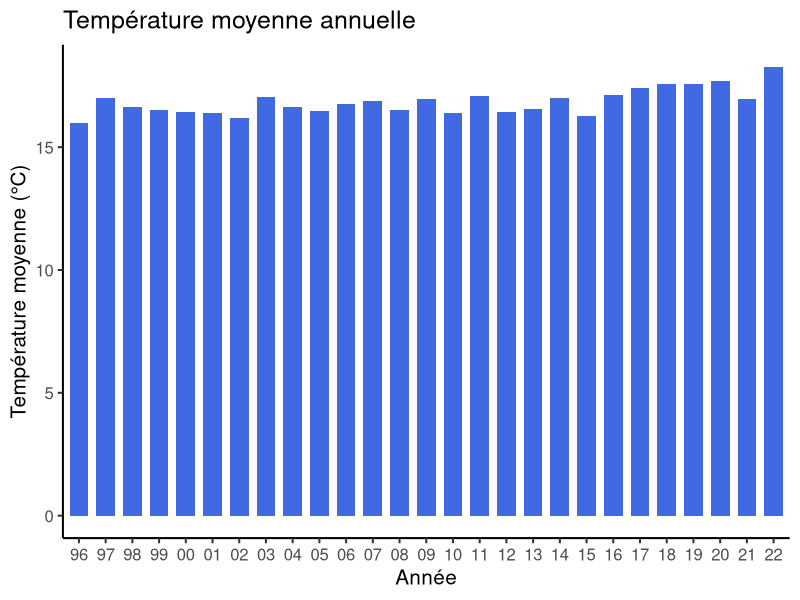
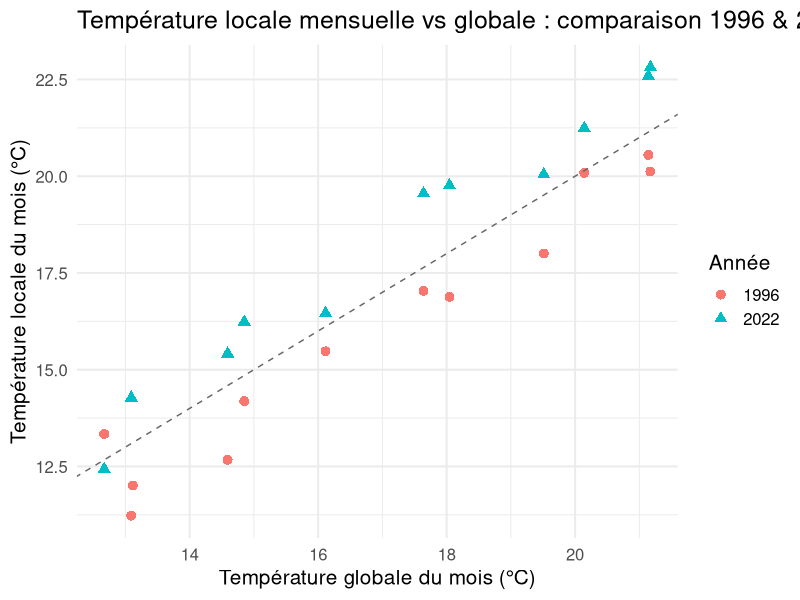
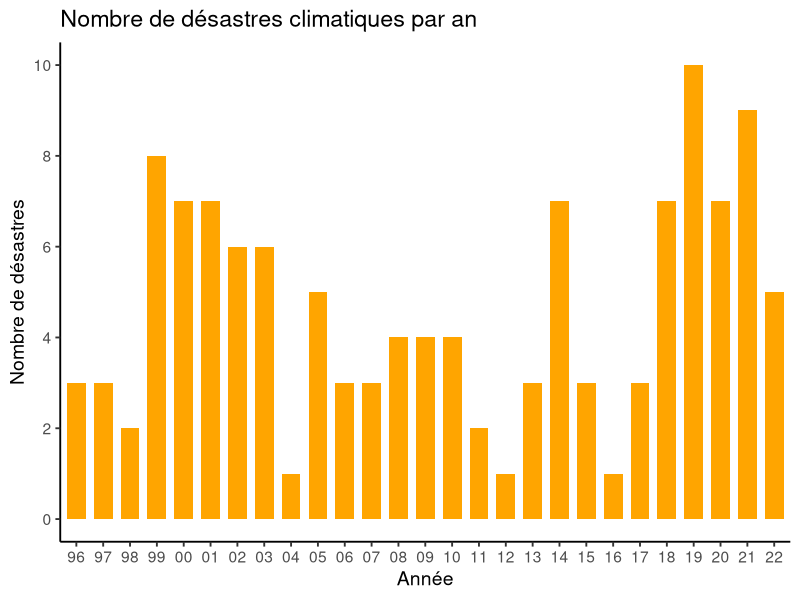
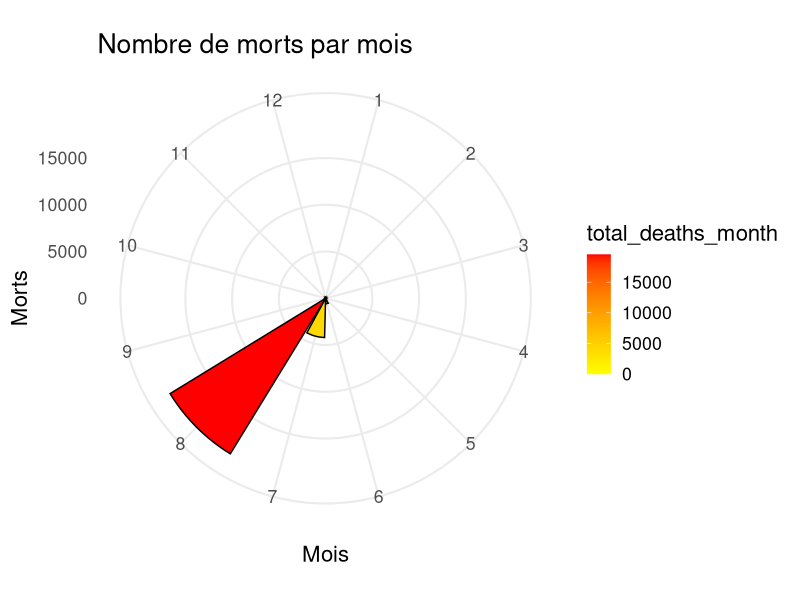
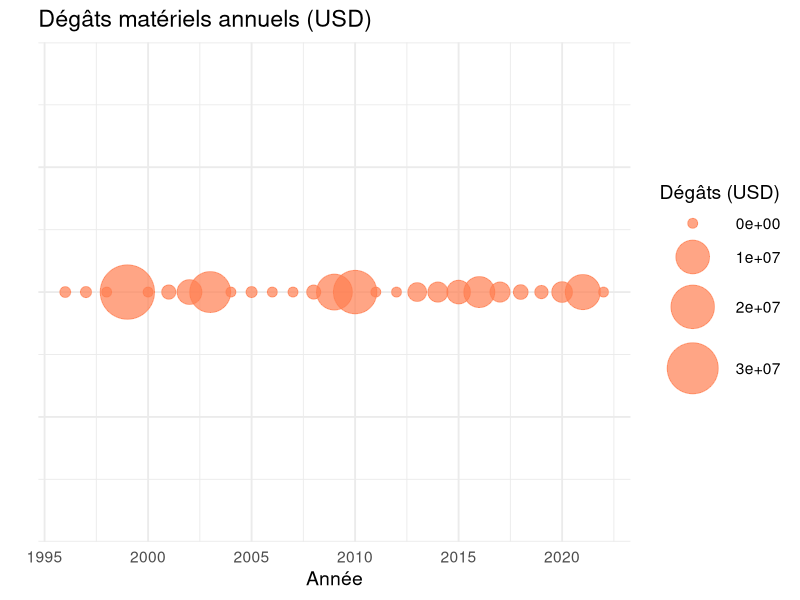

Write R code to recreate these figures, in order.
## ---- chunk 1
library(tidyverse) ; # loads core libraries for data manipulation
## ---- chunk 2
chemin_fichier <- "D:/Users/Maxence/Documents/M1 IREF/quarto-meteo-france/donnee et data frame final/final_dataframe.csv"

final_dataframe <- read_csv("donnee et data frame final/final_dataframe.csv") ; # loads csv

head(final_dataframe)
## ---- chunk 3
library(dplyr)
library(ggplot2)
## ---- chunk 4
df_temp_annuelle <- final_dataframe %>%
  group_by(year) %>%
  summarise(mean_celsius_year = mean(mean_celsius, na.rm = TRUE))

ggplot(df_temp_annuelle, aes(x = factor(year), y = mean_celsius_year)) +
  geom_col(fill = "royalblue", width = 0.7) +
  labs(
    title = "Température moyenne annuelle",
    x = "Année",
    y = "Température moyenne (°C)"
  ) +
  scale_x_discrete(labels = function(x) substr(x, 3, 4)) +  # Affiche les deux derniers chiffres de l'année
  theme_classic(base_size = 15)
## ---- chunk 5
df_compare <- final_dataframe %>%
  filter(year %in% c(1996, 2022)) %>%
  mutate(annee = factor(year)) %>%
  select(annee, month, mean_celsius, global_month_avg)

ggplot(df_compare, aes(x = global_month_avg, y = mean_celsius, color = annee, shape = annee)) +
  geom_point(size = 3) +
  geom_abline(slope = 1, intercept = 0, linetype = "dashed", color = "grey40") +
  labs(
    title = "Température locale mensuelle vs globale : comparaison 1996 & 2022",
    x = "Température globale du mois (°C)",
    y = "Température locale du mois (°C)",
    color = "Année",
    shape = "Année"
  ) +
  theme_minimal(base_size = 15)
## ---- chunk 6
df_year <- final_dataframe |>
  group_by(year) |>
  summarise(total_disasters_year = sum(total_disasters, na.rm = TRUE))

ggplot(df_year, aes(x = factor(year), y = total_disasters_year)) +
  geom_col(fill = "orange", width = 0.7) +
  labs(title = "Nombre de désastres climatiques par an",
       x = "Année", y = "Nombre de désastres") +
  scale_x_discrete(
    labels = function(x) substr(x, 3, 4) # Prend les deux derniers chiffres
  ) +
  theme_classic(base_size = 14)+
  scale_y_continuous(
    breaks = seq(0, 10, 2)  # de 0 à 10, par pas de 2 ; ajuste si besoin
  ) 
## ---- chunk 7
df_morts_mois <- final_dataframe %>%
  filter(year != 2015) %>%  # Seule l'année 2015 est exclue
  group_by(month) %>%
  summarise(total_deaths_month = sum(total_deaths))

ggplot(df_morts_mois, aes(x = factor(month), y = total_deaths_month, fill = total_deaths_month)) +
  geom_bar(stat = "identity", color = "black") +
  coord_polar(start = 0) +
  scale_fill_gradient(low = "yellow", high = "red") +
  labs(
    title = "Nombre de morts par mois",
    x = "Mois",
    y = "Morts"
  ) +
  theme_minimal(base_size = 16)
## ---- chunk 8
df_damages_bubble <- final_dataframe %>%
  group_by(year) %>%
  summarise(total_damages_year = sum(total_damages))

ggplot(df_damages_bubble, aes(x = year, y = 1, size = total_damages_year)) +
  geom_point(color = "coral", alpha = 0.7) +
  scale_size_continuous(name = "Dégâts (USD)", range = c(3, 18)) +
  labs(
    title = "Dégâts matériels annuels (USD)",
    x = "Année",
    y = ""
  ) +
  theme_minimal(base_size = 14) +
  theme(axis.text.y = element_blank(), axis.ticks.y = element_blank())

